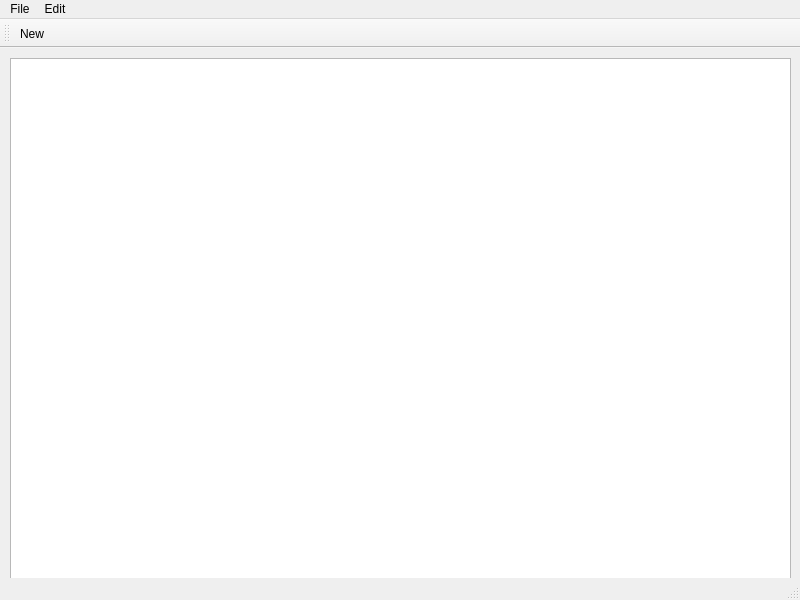
<?xml version="1.0" encoding="UTF-8"?>
<ui version="4.0">
 <class>MainWindow</class>
 <widget class="QMainWindow" name="MainWindow">
  <property name="geometry">
   <rect>
    <x>0</x>
    <y>0</y>
    <width>800</width>
    <height>600</height>
   </rect>
  </property>
  <property name="windowTitle">
   <string>MainWindow</string>
  </property>
  <widget class="QWidget" name="centralwidget">
   <widget class="QWidget" name="verticalLayoutWidget">
    <property name="geometry">
     <rect>
      <x>10</x>
      <y>10</y>
      <width>781</width>
      <height>551</height>
     </rect>
    </property>
    <layout class="QVBoxLayout" name="verticalLayout">
     <item>
      <widget class="QTextEdit" name="textEdit"/>
     </item>
    </layout>
   </widget>
  </widget>
  <widget class="QMenuBar" name="menubar">
   <property name="geometry">
    <rect>
     <x>0</x>
     <y>0</y>
     <width>800</width>
     <height>21</height>
    </rect>
   </property>
   <property name="defaultUp">
    <bool>false</bool>
   </property>
   <widget class="QMenu" name="menuFile">
    <property name="title">
     <string>File</string>
    </property>
    <addaction name="actionNew"/>
    <addaction name="actionOpen"/>
    <addaction name="actionSave_as"/>
    <addaction name="actionPrint"/>
    <addaction name="actionExit"/>
   </widget>
   <widget class="QMenu" name="menuEdit">
    <property name="title">
     <string>Edit</string>
    </property>
    <addaction name="actionCopy"/>
    <addaction name="actionPaste"/>
    <addaction name="actionCut"/>
    <addaction name="actionUndo"/>
    <addaction name="actionRedo"/>
   </widget>
   <addaction name="menuFile"/>
   <addaction name="menuEdit"/>
  </widget>
  <widget class="QStatusBar" name="statusbar"/>
  <widget class="QToolBar" name="mainToolBar">
   <property name="windowTitle">
    <string>toolBar</string>
   </property>
   <attribute name="toolBarArea">
    <enum>TopToolBarArea</enum>
   </attribute>
   <attribute name="toolBarBreak">
    <bool>false</bool>
   </attribute>
   <addaction name="actionNew"/>
  </widget>
  <action name="actionNew">
   <property name="icon">
    <iconset resource="Resources.qrc">
     <normaloff>:/images/New.bmp</normaloff>:/images/New.bmp</iconset>
   </property>
   <property name="text">
    <string>New</string>
   </property>
  </action>
  <action name="actionOpen">
   <property name="text">
    <string>Open</string>
   </property>
  </action>
  <action name="actionSave_as">
   <property name="text">
    <string>Save as</string>
   </property>
  </action>
  <action name="actionPrint">
   <property name="text">
    <string>Print</string>
   </property>
  </action>
  <action name="actionExit">
   <property name="text">
    <string>Exit</string>
   </property>
  </action>
  <action name="actionCopy">
   <property name="text">
    <string>Copy</string>
   </property>
  </action>
  <action name="actionPaste">
   <property name="text">
    <string>Paste</string>
   </property>
  </action>
  <action name="actionCut">
   <property name="text">
    <string>Cut</string>
   </property>
  </action>
  <action name="actionUndo">
   <property name="text">
    <string>Undo</string>
   </property>
  </action>
  <action name="actionRedo">
   <property name="text">
    <string>Redo</string>
   </property>
  </action>
 </widget>
 <resources>
  <include location="Resources.qrc"/>
 </resources>
 <connections/>
</ui>
